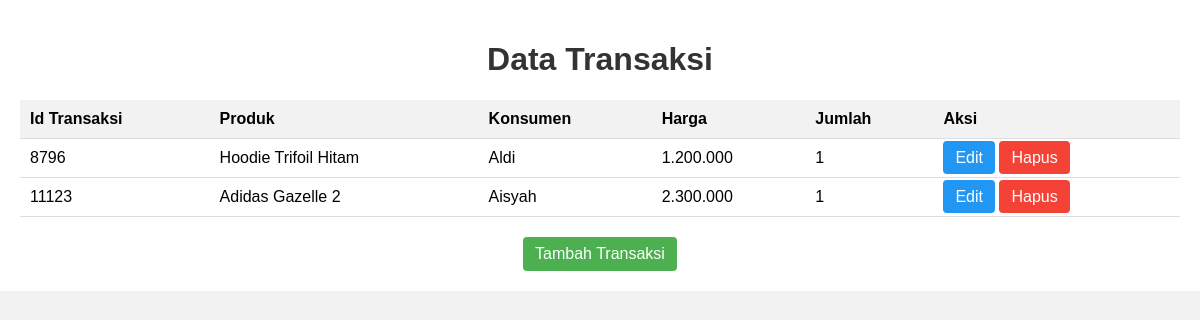
Page /admin/transaksi/tampil.php on the committed database.
### tables this page shows
CREATE TABLE `transaksi` (
  `id_transaksi` int(50) NOT NULL,
  `id_produk` int(20) NOT NULL,
  `id_konsumen` varchar(25) NOT NULL,
  `tanggal` varchar(20) NOT NULL,
  `jumlah` int(100) NOT NULL
);

CREATE TABLE `produk` (
  `id` int(10) NOT NULL,
  `nama` varchar(50) NOT NULL,
  `harga` varchar(20) NOT NULL,
  `stok` varchar(100) NOT NULL,
  `kategori` varchar(20) NOT NULL
);

CREATE TABLE `konsumen` (
  `id` int(10) NOT NULL,
  `nama` varchar(50) NOT NULL,
  `alamat` varchar(100) NOT NULL,
  `nohp` varchar(20) NOT NULL,
  `email` varchar(30) NOT NULL
);

### admin/transaksi/tampil.php (the view, shortened to what this page needs)
<?php
require '../../koneksi.php';
$result = mysqli_query($conn, "SELECT * FROM transaksi");
?>
<!DOCTYPE html>
<html lang="en">
<head>
</head>
<body>
    <div class="container">
        <h1>Data Transaksi</h1>
        <table>
            <tr>
                <th>Id Transaksi</th>
                <th>Produk</th>
                <th>Konsumen</th>
                <th>Harga</th>
                <th>Jumlah</th>
                <th>Aksi</th>
            </tr>
            <?php
            while ($data = mysqli_fetch_array($result)) {
            ?>
                <tr>
                    <td><?php echo $data['id_transaksi']; ?></td>
                    <td>
                        <?php
                        $queryProduk = mysqli_query($conn, "SELECT * FROM produk WHERE id=" . $data['id_produk']);
                        $dataProduk = mysqli_fetch_assoc($queryProduk);
                        echo $dataProduk['nama'];
                        ?>
                    </td>
                    <td>
                        <?php
                        $queryKonsumen = mysqli_query($conn, "SELECT * FROM konsumen WHERE id=" . $data['id_konsumen']);
                        $dataKonsumen = mysqli_fetch_assoc($queryKonsumen);
                        echo $dataKonsumen['nama'];
                        ?>
                    </td>
                     <td>
                        <?php
                        $queryProduk = mysqli_query($conn, "SELECT * FROM produk WHERE id=" . $data['id_produk']);
                        $dataProduk = mysqli_fetch_assoc($queryProduk);
                        echo $dataProduk['harga'];
                        ?>
                    <td><?php echo $data['jumlah']; ?></td>
                    <td>
                        <a href="edit.php?id_transaksi=<?php echo $data['id_transaksi']; ?>" class="edit-button">Edit</a>
                        <a href="hapus.php?id_transaksi=<?php echo $data['id_transaksi']; ?>" class="delete-button">Hapus</a>
                    </td>
                </tr>
            <?php
            }
            ?>
        </table>
        <div class="bottom-center">
            <a href="tambah.php" class="button">Tambah Transaksi</a>
        </div>
    </div>
</body>
</html>

### admin/transaksi/tampil.php (style rules this page uses)
body { font-family: Arial, sans-serif; background-color: #f2f2f2; margin: 0; padding: 0; }
.container { max-width: 100%; margin: 0 auto; padding: 20px; background-color: #fff; }
h1 { text-align: center; color: #333; }
a { text-decoration: none; color: #fff; background-color: #4CAF50; padding: 8px 12px; border-radius: 4px; }
table { width: 100%; border-collapse: collapse; }
th, td { padding: 10px; text-align: left; border-bottom: 1px solid #ddd; }
th { background-color: #f2f2f2; }
.edit-button { background-color: #2196F3; }
.delete-button { background-color: #f44336; }
.button { display: inline-block; padding: 8px 12px; background-color: #4CAF50; color: #fff; border: none; cursor: pointer; border-radius: 4px; }
.bottom-center { text-align: center; margin-top: 20px; display: flex; justify-content: center; }

### rows in the picture
transaksi: id_transaksi "8796", id_produk.nama "Hoodie Trifoil Hitam", id_konsumen.nama "Aldi", id_produk.harga "1.200.000", jumlah "1"
transaksi: id_transaksi "11123", id_produk.nama "Adidas Gazelle 2", id_konsumen.nama "Aisyah", id_produk.harga "2.300.000", jumlah "1"
